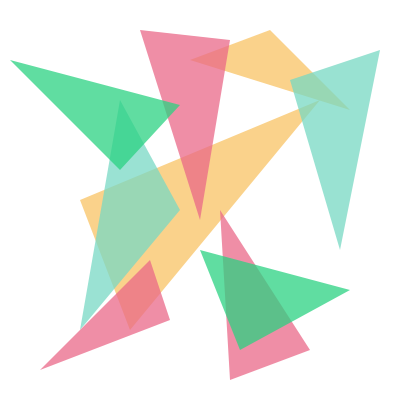
Frame 1 (no input)
Frame 60 (the mouse pressed at the canvas centre just before this capture): identical to frame 1, image omitted
Frame 120 (the mouse held since frame 60 and released just before this capture): identical to frame 1, image omitted

The Processing sketch that drew this single still picture (run headless with seeded random() and noise(); from frame 60 on, the mouse is pressed at the canvas centre):

// Processing sketch: LEVEL3_logo
// ── LEVEL3_logo.pde
int x1=100;
int WINDOW_SIZE_X=300;
int x2=200;
int x3=300;


void setup(){
  
  size(400,400);
  noStroke();
}

void draw(){
  background(255);
  
  
  fill(248,195,99,190);//orange
  triangle(320,100,80,200,130,330);
  
  fill(248,195,99,190);//orange
  triangle(270,30,190,60,350,110);
  
  fill(120,216,196,190);//skyblue
  triangle(120,100,80,330,180,210);
  
  fill(118,216,195,190);//skyblue
  triangle(380,50,290,80,340,250);
  
  fill(233,104,135,190);//pink
  triangle(220,210,230,380,310,350);
  
  fill(233,104,135,190);//pink
  triangle(150,260,40,370,170,320);
  
  fill(233,104,135,190);//pink
  triangle(140,30,230,40,200,220);
  
  fill(42,209,129,190);//green
  triangle(200,250,240,350,350,290);
  
  fill(42,209,129,190);//green
  triangle(10,60,120,170,180,105);


}
